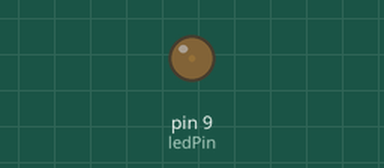
The sketch below on a simulated Arduino Uno, built with avr-gcc and run on an emulated ATmega328P. On the bench: output pins drawn as LEDs (lit = HIGH).

Above: at 0.05 s.
At 1.15 s:
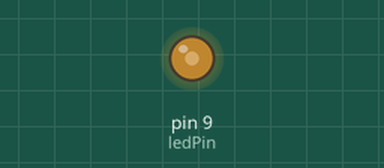
At 2.3 s:
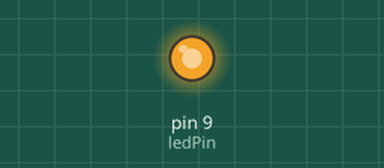
At 4.6 s:
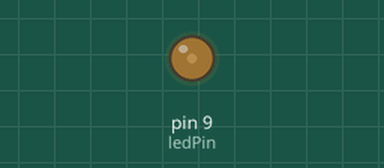
Timing chart, 0 to 6.7 s (numbered marks = the images above):
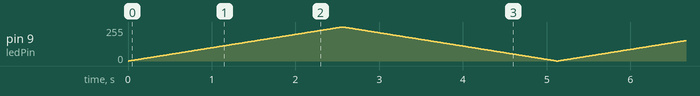

The sketch:

PWM_Pins.ino
```cpp
int ledPin = 9;     // LED connected to PWM pin 9

void setup() {
  pinMode(ledPin, OUTPUT);   // Set the LED pin as an output
}

void loop() {
  // Increase the brightness of the LED
  for (int brightness = 0; brightness <= 255; brightness++) {
    analogWrite(ledPin, brightness);  // Set the PWM duty cycle
    delay(10);   // Wait for 10 milliseconds
  }

  // Decrease the brightness of the LED
  for (int brightness = 255; brightness >= 0; brightness--) {
    analogWrite(ledPin, brightness);  // Set the PWM duty cycle
    delay(10);   // Wait for 10 milliseconds
  }
}
```
